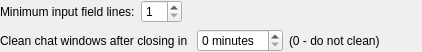
<?xml version="1.0" encoding="UTF-8"?>
<ui version="4.0">
 <class>MessengerOptionsClass</class>
 <widget class="QWidget" name="MessengerOptionsClass">
  <property name="geometry">
   <rect>
    <x>0</x>
    <y>0</y>
    <width>422</width>
    <height>50</height>
   </rect>
  </property>
  <layout class="QVBoxLayout" name="verticalLayout">
   <property name="margin">
    <number>0</number>
   </property>
   <item>
    <layout class="QHBoxLayout" name="horizontalLayout_2">
     <item>
      <widget class="QLabel" name="lblEditorMinimumLines">
       <property name="text">
        <string>Minimum input field lines:</string>
       </property>
      </widget>
     </item>
     <item>
      <widget class="QSpinBox" name="spbEditorMinimumLines">
       <property name="minimum">
        <number>1</number>
       </property>
       <property name="maximum">
        <number>10</number>
       </property>
      </widget>
     </item>
     <item>
      <spacer name="horizontalSpacer">
       <property name="orientation">
        <enum>Qt::Horizontal</enum>
       </property>
       <property name="sizeHint" stdset="0">
        <size>
         <width>40</width>
         <height>20</height>
        </size>
       </property>
      </spacer>
     </item>
    </layout>
   </item>
   <item>
    <layout class="QHBoxLayout" name="horizontalLayout">
     <item>
      <widget class="QLabel" name="lblCleanChatTimeout">
       <property name="text">
        <string>Clean chat windows after closing in </string>
       </property>
      </widget>
     </item>
     <item>
      <widget class="QSpinBox" name="spbCleanChatTimeout">
       <property name="suffix">
        <string> minutes</string>
       </property>
       <property name="maximum">
        <number>60</number>
       </property>
      </widget>
     </item>
     <item>
      <widget class="QLabel" name="lblNoClean">
       <property name="text">
        <string>(0 - do not clean)</string>
       </property>
      </widget>
     </item>
     <item>
      <spacer name="horizontalSpacer_2">
       <property name="orientation">
        <enum>Qt::Horizontal</enum>
       </property>
       <property name="sizeHint" stdset="0">
        <size>
         <width>40</width>
         <height>20</height>
        </size>
       </property>
      </spacer>
     </item>
    </layout>
   </item>
  </layout>
 </widget>
 <layoutdefault spacing="6" margin="11"/>
 <resources/>
 <connections/>
</ui>
